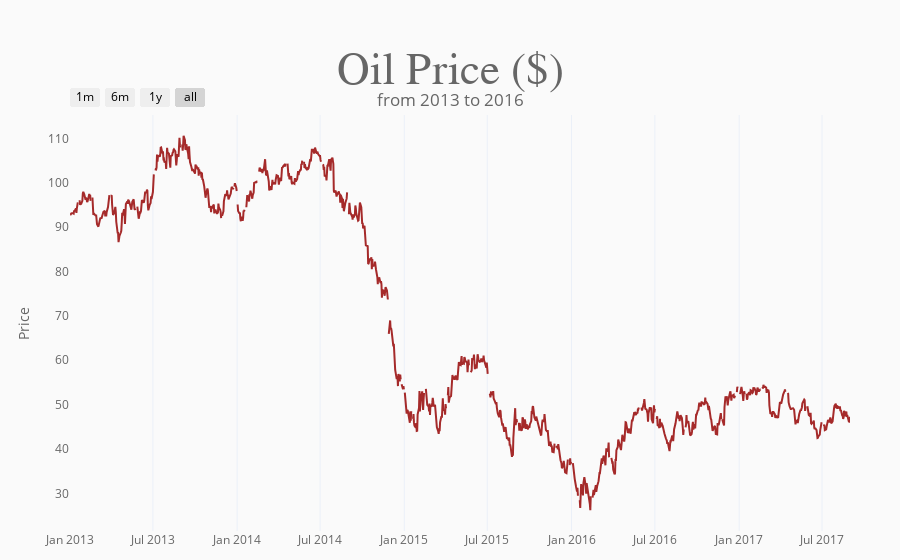

Write notebook code for a chart like this one.
### Markdown cell above
We have only 43 NaN values in the oil data. But if we merge our table with the oil data, we will have way more NaN values. Let's analyze the best way to impute the NaN values and then merge our tables.

### Code cell
fig = go.Figure(go.Scatter(x=oil_data.date, y=oil_data.dcoilwtico, mode="lines", marker_color="brown"))
fig.update_xaxes(
    showgrid=True,
    rangeslider_visible=False,
    rangeselector=dict(
        buttons=list([
            dict(count=1, label="1m", step="month", stepmode="backward"),
            dict(count=6, label="6m", step="month", stepmode="backward"),
            dict(count=1, label="1y", step="year", stepmode="backward"),
            dict(step="all")
        ]),
        font_color="black"
    )
) # adding range slider
fig.update_layout(yaxis_title="Price",
                  yaxis_showgrid=False,
                  template="plotly_white", 
                  plot_bgcolor='#fafafa', paper_bgcolor='#fafafa',
                  margin=dict(b=20,r=50,l=70,t=115),
                  title={'text': "<span style='font-size:45px; color=#444; font-family:Times New Roman'>Oil Price ($)</span><br>from 2013 to 2016<b>",
                         'y':0.85, 'x':0.5, 
                         'xanchor': 'center', 'yanchor': 'top'},
                  font=dict(color='#666'),
                 )
fig.show()

### Figure 1 — Plotly figure (JSON) as saved in the notebook; plotly's stock layout.template omitted (floating-point values rounded to 4 significant figures; data arrays with more than 128 entries replaced by an {"elided": "..."} marker saying what was removed)
{"data": [{"marker": {"color": "brown"}, "mode": "lines", "type": "scatter", "x": {"elided": "1218 str values"}, "y": {"elided": "1218 float values"}}], "layout": {"font": {"color": "#666"}, "margin": {"b": 20, "l": 70, "r": 50, "t": 115}, "paper_bgcolor": "#fafafa", "plot_bgcolor": "#fafafa", "title": {"text": "<span style='font-size:45px; color=#444; font-family:Times New Roman'>Oil Price ($)</span><br>from 2013 to 2016<b>", "x": 0.5, "xanchor": "center", "y": 0.85, "yanchor": "top"}, "xaxis": {"rangeselector": {"buttons": [{"count": 1, "label": "1m", "step": "month", "stepmode": "backward"}, {"count": 6, "label": "6m", "step": "month", "stepmode": "backward"}, {"count": 1, "label": "1y", "step": "year", "stepmode": "backward"}, {"step": "all"}], "font": {"color": "black"}}, "rangeslider": {"visible": false}, "showgrid": true}, "yaxis": {"showgrid": false, "title": {"text": "Price"}}}}
